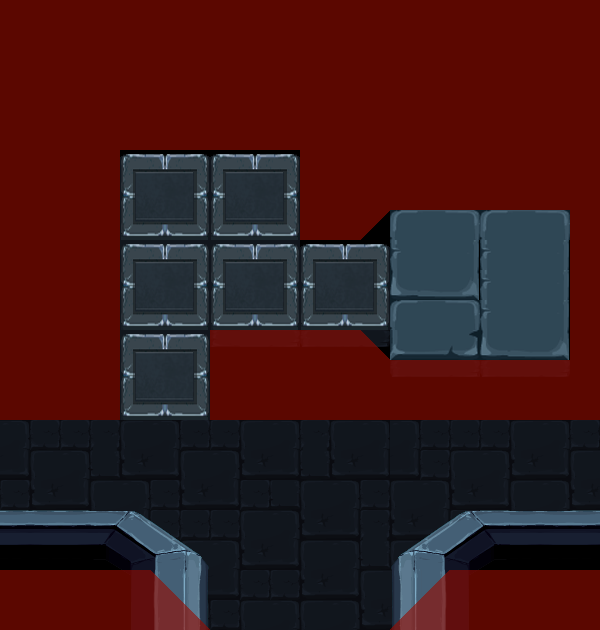

Below is a game level as drawn by its tile map, then a one-line description and the .tmx that defines it (tile-layer data replaced by summaries):
An orthogonal 20x21 tile map with 30x30 px tiles, 6 tile layers (0, 1, Shadows, 11, ...), 21 tilesets and 14 objects (6x number_on, 4x obj_obstacle, start, door_a, obj_switch, ...).

<map version="1.0" orientation="orthogonal" width="20" height="21" tilewidth="30" tileheight="30">
 <properties>
  <property name="puzzle" value="numbers" />
 </properties>
 <tileset firstgid="1" name="collisions" tilewidth="30" tileheight="30">
  <image source="res/collisions.png" width="150" height="30" />
 </tileset>
 <tileset firstgid="6" name="tileset_caves" tilewidth="30" tileheight="30">
  <image source="res/tileset_caves.png" width="1102" height="627" />
 </tileset>
 <tileset firstgid="726" name="n01" tilewidth="90" tileheight="90">
  <image source="../puzzles/numbers/number_on_01.png" width="90" height="90" />
 </tileset>
 <tileset firstgid="727" name="n02" tilewidth="90" tileheight="90">
  <image source="../puzzles/numbers/number_on_02.png" width="90" height="90" />
 </tileset>
 <tileset firstgid="728" name="n03" tilewidth="90" tileheight="90">
  <image source="../puzzles/numbers/number_on_03.png" width="90" height="90" />
 </tileset>
 <tileset firstgid="729" name="n04" tilewidth="90" tileheight="90">
  <image source="../puzzles/numbers/number_on_04.png" width="90" height="90" />
 </tileset>
 <tileset firstgid="730" name="n05" tilewidth="90" tileheight="90">
  <image source="../puzzles/numbers/number_on_05.png" width="90" height="90" />
 </tileset>
 <tileset firstgid="731" name="n06" tilewidth="90" tileheight="90">
  <image source="../puzzles/numbers/number_on_06.png" width="90" height="90" />
 </tileset>
 <tileset firstgid="732" name="n07" tilewidth="90" tileheight="90">
  <image source="../puzzles/numbers/number_on_07.png" width="90" height="90" />
 </tileset>
 <tileset firstgid="733" name="n08" tilewidth="90" tileheight="90">
  <image source="../puzzles/numbers/number_on_08.png" width="90" height="90" />
 </tileset>
 <tileset firstgid="734" name="n09" tilewidth="90" tileheight="90">
  <image source="../puzzles/numbers/number_on_09.png" width="90" height="90" />
 </tileset>
 <tileset firstgid="735" name="n10" tilewidth="90" tileheight="90">
  <image source="../puzzles/numbers/number_on_10.png" width="90" height="90" />
 </tileset>
 <tileset firstgid="736" name="n11" tilewidth="90" tileheight="90">
  <image source="../puzzles/numbers/number_on_11.png" width="90" height="90" />
 </tileset>
 <tileset firstgid="737" name="n12" tilewidth="90" tileheight="90">
  <image source="../puzzles/numbers/number_on_12.png" width="90" height="90" />
 </tileset>
 <tileset firstgid="738" name="n13" tilewidth="90" tileheight="90">
  <image source="../puzzles/numbers/number_on_13.png" width="90" height="90" />
 </tileset>
 <tileset firstgid="739" name="n14" tilewidth="90" tileheight="90">
  <image source="../puzzles/numbers/number_on_14.png" width="90" height="90" />
 </tileset>
 <tileset firstgid="740" name="n15" tilewidth="90" tileheight="90">
  <image source="../puzzles/numbers/number_on_15.png" width="90" height="90" />
 </tileset>
 <tileset firstgid="741" name="n16" tilewidth="90" tileheight="90">
  <image source="../puzzles/numbers/number_on_16.png" width="90" height="90" />
 </tileset>
 <tileset firstgid="742" name="obstacle" tilewidth="20" tileheight="20">
  <image source="../objects/obstacle.png" width="20" height="20" />
 </tileset>
 <tileset firstgid="743" name="cave_switch_up" tilewidth="60" tileheight="60">
  <image source="../objects/cave_switch_up.png" trans="ffffff" width="60" height="60" />
 </tileset>
 <tileset firstgid="744" name="tutorial_tile" tilewidth="60" tileheight="60">
  <image source="../objects/tutorial_tile.png" width="60" height="60" />
 </tileset>
 <layer name="0" width="20" height="21">
  <properties>
   <property name="layer" value="0" />
  </properties>
  <data>[420 cells, 4 non-empty, 2 distinct tile ids]</data>
 </layer>
 <layer name="1" width="20" height="21">
  <properties>
   <property name="layer" value="1" />
  </properties>
  <data>[420 cells, 206 non-empty, 48 distinct tile ids]</data>
 </layer>
 <layer name="Shadows" width="20" height="21">
  <properties>
   <property name="layer" value="2" />
  </properties>
  <data>[420 cells, 0 non-empty, 0 distinct tile ids]</data>
 </layer>
 <layer name="11" width="20" height="21">
  <properties>
   <property name="layer" value="11" />
  </properties>
  <data>[420 cells, 33 non-empty, 1 distinct tile ids]</data>
 </layer>
 <layer name="12" width="20" height="21">
  <properties>
   <property name="layer" value="12" />
  </properties>
  <data>[420 cells, 50 non-empty, 40 distinct tile ids]</data>
 </layer>
 <objectgroup color="#00ff00" name="Num On" width="20" height="21">
  <object name="number_on_03" type="number_on" gid="728" x="120" y="240">
   <properties>
    <property name="visible" value="true" />
   </properties>
  </object>
  <object name="number_on_05" type="number_on" gid="730" x="210" y="330">
   <properties>
    <property name="visible" value="true" />
   </properties>
  </object>
  <object name="number_on_02" type="number_on" gid="727" x="120" y="330" />
  <object name="number_on_01" type="number_on" gid="726" x="120" y="420" />
 </objectgroup>
 <objectgroup name="Num Off" width="20" height="21">
  <object name="number_on_06" type="number_on" gid="731" x="300" y="330" />
  <object name="number_on_04" type="number_on" gid="729" x="210" y="240" />
 </objectgroup>
 <objectgroup color="#00ff00" name="trigger" width="20" height="21" />
 <objectgroup color="#ff0000" name="Start" width="20" height="21">
  <object name="start" x="299" y="563" />
  <object name="door_a" x="250" y="609" width="94" height="29">
   <properties>
    <property name="event" value="enter" />
    <property name="orientation" value="s" />
    <property name="to" value="level_1:d" />
   </properties>
  </object>
 </objectgroup>
 <objectgroup color="#ffff00" name="doors" width="20" height="21">
  <object name="obj_switch" gid="743" x="496" y="312" />
 </objectgroup>
 <objectgroup name="objects" width="20" height="21">
  <object name="obj_obstacle" gid="742" x="199" y="248" />
  <object name="obj_obstacle" gid="742" x="199" y="338" />
  <object name="obj_obstacle" gid="742" x="289" y="248" />
  <object name="obj_obstacle" gid="742" x="289" y="338" />
  <object name="obj_tutorial" gid="744" x="513" y="454">
   <properties>
    <property name="dialogID" value="tutorial_numbers" />
   </properties>
  </object>
 </objectgroup>
 <layer name="collisions" width="20" height="21" opacity="0.61">
  <data>[420 cells, 222 non-empty, 4 distinct tile ids]</data>
 </layer>
</map>
